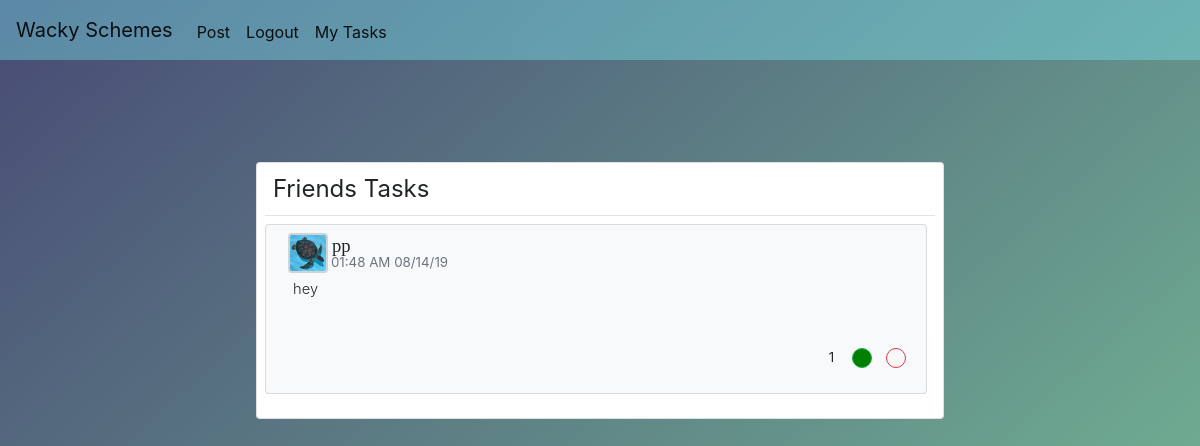
Page / (signed in) on the earlier database version.
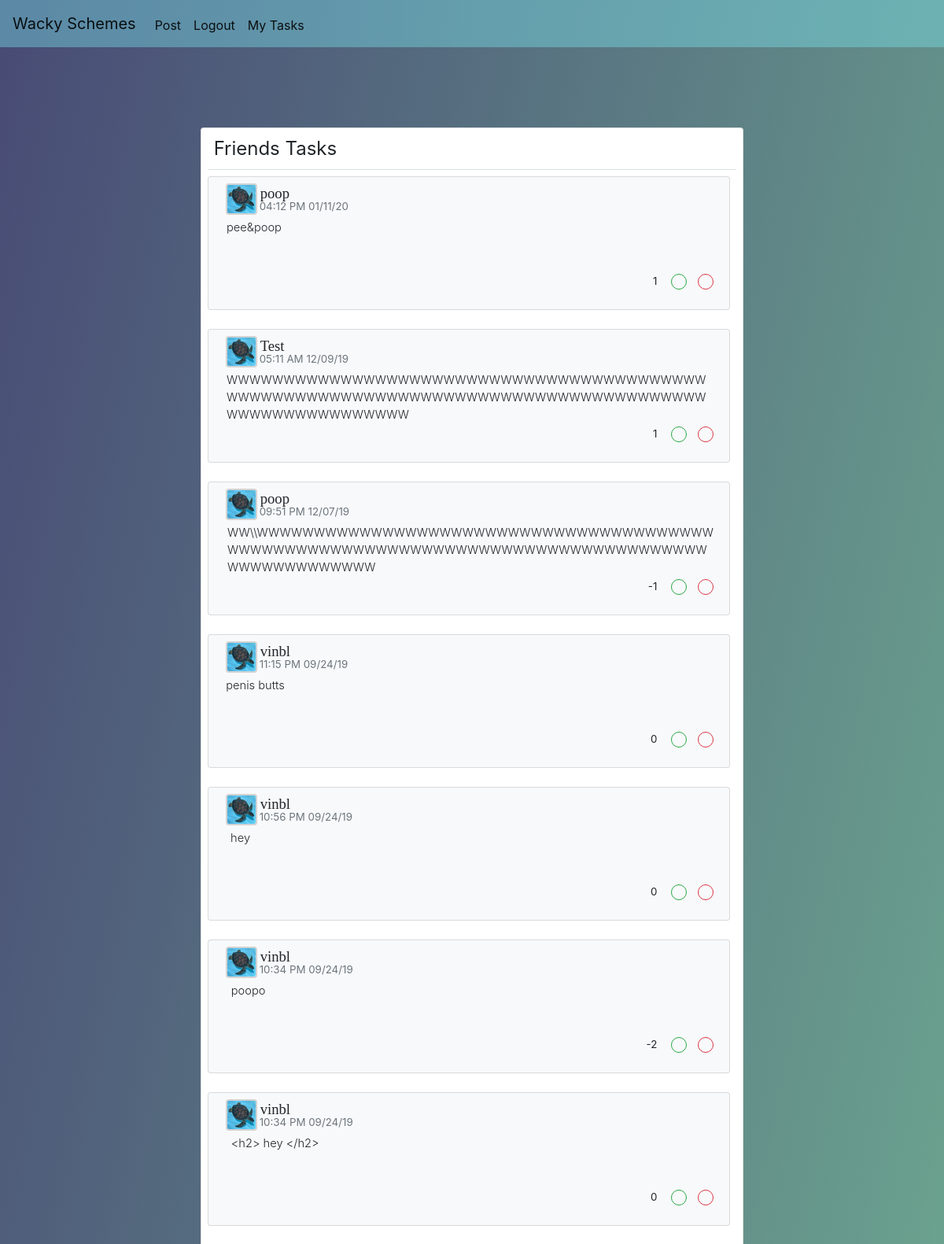
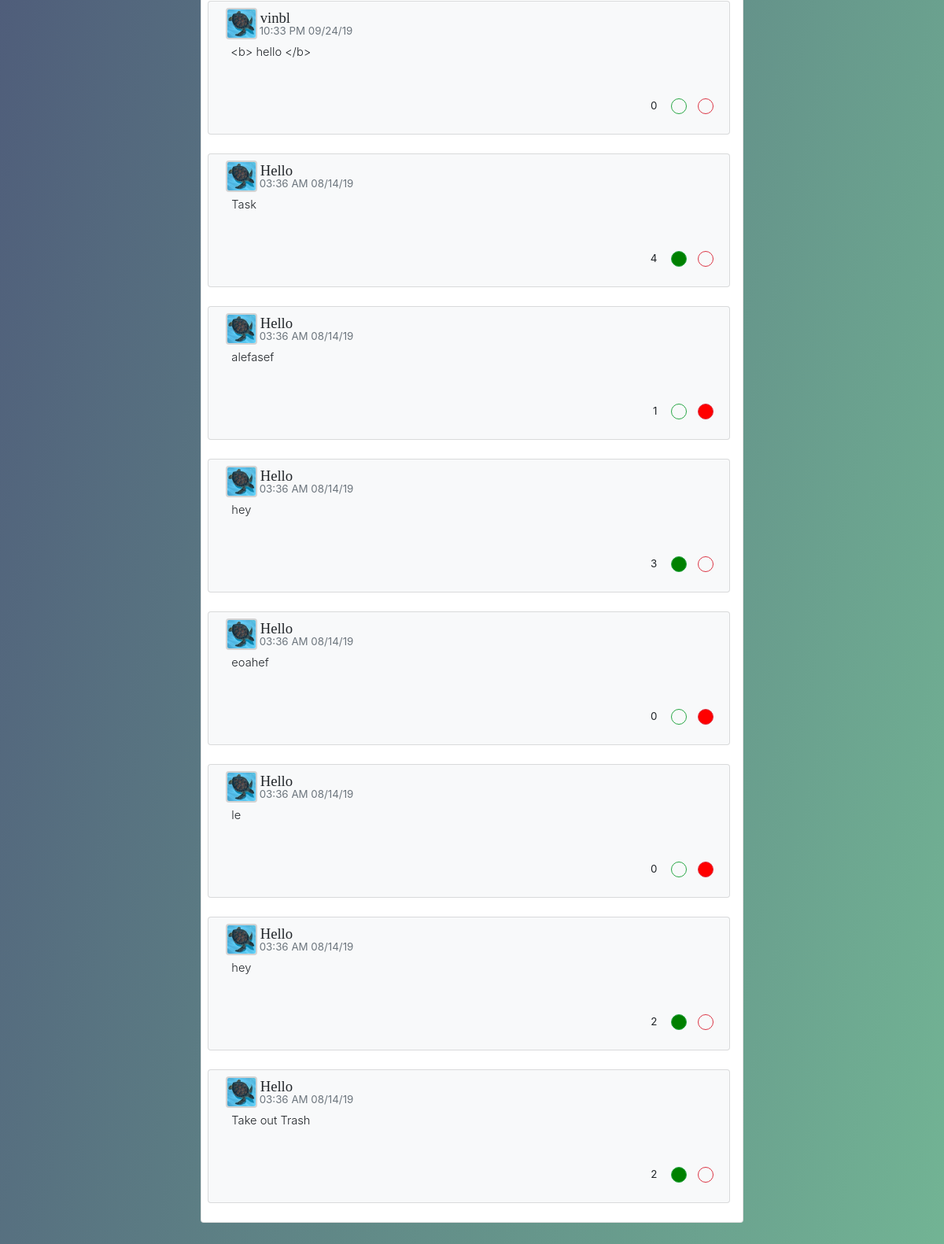
Same page on the later database version (2 pictures, top to bottom).
### mainapp/models.py (models this page shows, shortened)
class Post(db.Model):
    id = db.Column(db.Integer, primary_key=True)
    title = db.Column(db.String(100), nullable=False)
    content = db.Column(db.String(500), nullable=False)
    user_id = db.Column(db.Integer, db.ForeignKey('user.id'), nullable=False)
    date_posted = db.Column(db.DateTime, nullable=False, default=datetime.utcnow)
    comments = db.relationship('Comment', backref='comments', lazy=True)
    likes = db.Column(db.Integer, nullable=False, default=0)

class User(db.Model, UserMixin):
    id = db.Column(db.Integer, primary_key=True)
    username = db.Column(db.String(20), unique=True, nullable=False )
    email = db.Column(db.String(120), unique=True, nullable=False)
    password = db.Column(db.String(60), nullable=False)
    image_file = db.Column(db.String(20), nullable=False, default='dflt.jpg')
    posts = db.relationship('Post', backref='author', lazy=True)
    likes = db.relationship('Likes', backref='liker', lazy=True)
    comments = db.relationship('Comment', backref='commentor', lazy=True)

### mainapp/routes.py (the view, shortened to what this page needs)
@app.route('/', methods=['GET', 'POST'])
def home():
    if not current_user.is_authenticated:
        return redirect(url_for('login'))
    title = 'Hello'
    localtimes = []
    mytasklocaltimes = []
    if current_user.is_authenticated:
        title = 'Wacky Schemes'
        tasks=Post.query.filter(Post.user_id != current_user.id).all()
        mytasks = Post.query.filter_by(user_id=current_user.id).all()
    else:
        tasks = []
        mytasks=[]
    tasklikes = {}
    if tasks:
        for task in tasks:
            likecount = 0
            likelist = Likes.query.filter(Likes.post_id==task.id).all()
            for like in likelist:
                likecount += like.value
            tasklikes.update({task.id : likecount})
            localtimes.append(datetime_from_utc_to_local(task.date_posted))
    if mytasks:
        for task in mytasks:
            mytasklocaltimes.append(datetime_from_utc_to_local(task.date_posted))
    comment = CommentForm()
    form = CreateTask()
    likes = {}
    if tasks:
        for task in tasks:
            likes.update({task.id : Likes.query.filter(Likes.user_id==current_user.id).filter(Likes.post_id==task.id).first()})
    if mytasks:
        for task in mytasks:
            likes.update({task.id : Likes.query.filter(Likes.user_id==current_user.id).filter(Likes.post_id==task.id).first()})
    return render_template('home.html', tasklikes=tasklikes, title=title, likes=likes, account=current_user, tasks=tasks, mytasklocaltimes=mytasklocaltimes, mytasks=mytasks, form=form,comment=comment, localtimes=localtimes)

### mainapp/models.py (called while the page is built)
@login_manager.user_loader
def load_user(user_id):
    return User.query.get(int(user_id))

### mainapp/routes.py (called while the page is built)
def datetime_from_utc_to_local(utc_datetime):
    now_timestamp = time.time()
    offset = datetime.fromtimestamp(now_timestamp) - datetime.utcfromtimestamp(now_timestamp)
    return utc_datetime + offset

### mainapp/templates/home.html (shortened to what this page needs)
{%extends 'layout.html'%}
{%block content%}
<div class="row">
    <div class="col-sm-1"></div>
  <div class="col-sm-5"></div>
  <div id="maincontent" class="card">
    <legend class="ml-3 mt-2">Friends Tasks</legend>
    <span class="border-bottom ml-2 mb-2 mr-2"></span>
    <div class="mr-4" style="margin-left:-25;">
  {%for task in tasks | reverse %}
  {% if task.content != 'Completed' %}
  {% include 'singlepost.html' %}
  {% endif %}
  {%endfor%}
</div>
</div>
</div>
{%endblock content%}

### mainapp/templates/layout.html (shortened to what this page needs)
<!doctype html>
<html lang="en">
  <head>
    <link rel="stylesheet" href="https://maxcdn.bootstrapcdn.com/bootstrap/4.0.0/css/bootstrap.min.css">
  </head>
  <body>
  <nav class="fixed-top navbar navbar-expand-lg navbar-light" style="background-color:rgba(124, 230, 241, 0.4)">
    <a class="navbar-brand" href="{{url_for('home')}}">Wacky Schemes</a>
    <div class="collapse navbar-collapse" id="navbarSupportedContent">
    <ul class="navbar-nav mr-auto mt-1">
      {% if current_user.is_authenticated %}
      <li class="nav-item active" style="">
        <a class="nav-link navtext" href="{{url_for('newpost')}}">Post<span class="sr-only">(current)</span></a>
      </li>
      <li class="nav-item active">
        <a class="nav-link navtext" href="{{url_for('logout')}}">Logout<span class="sr-only">(current)</span></a>
      </li>
      <li class="nav-item active">
        <a class="nav-link navtext" href="{{url_for('account', account_id=current_user.id)}}">My Tasks<span class="sr-only">(current)</span></a>
      </li>
      {% endif %}
    <ul>
    </div>
  </nav>
    <div class="container mt-4">
      {%block content%}
      {%endblock %}
  </div>
  </body>
</html>

### mainapp/templates/singlepost.html
<div class="card ml-2 bg-light mb-4 post " id='tasksection{{task.id}}'style=" width:100%; ">
  <div class="card-body" style="margin-left: -30px; margin-top:-7px;">
    <div class="row ml-2" style="margin-top: -5px;">
      <img src="{{url_for('static', filename='pfps/'+task.author.image_file)}}" class="ml-4" style="border: 2px solid lightgrey; border-radius:10%; width:40px; height: 40px;" alt="">
      <h5 class="ml-1">
        <a style="font-size: 14pt;color:inherit; text-decoration:none; font-family: Calibri;"href="{{url_for('account', account_id=task.author.id)}}">{{task.author.username}}
        </a>
      </h5>
        </div>
        <p class="text-muted float-left" style="font-size:10pt; margin-top:-20px; margin-left:75px; ">{{localtimes[tasks.index(task)].strftime('%I:%M %p %x')}}</p>
    <div class="row float-left" style="margin-top:-10px;">
      <ul class=""style="margin-left:-10px; list-style-type:none; display:flex; flex-direction: row;">
        <li style="height:50px; width:440px;"class="font-weight-normal">
          <p style="font-size:11pt; " class="posttext font-weight-light">
          <a class="" href="{{url_for('post', post_id=task.id)}}" style=" color:inherit; text-decoration:none;">
            {{task.title}}
          </a>
          </p>
        </li>
    </ul>
    <ul class='upvotebuttons'style="position:absolute;  right:20px;  list-style-type:none; display: flex; flex-direction:row">
      <li>
        <li>
        <p class="mr-2" id="like{{task.id}}" style="margin-top:3px; font-size:10pt;">{{tasklikes[task.id]}}</p>
      </li>
      {%if likes[task.id].value == 1 %}
      <li>
        <a href="#" class="mr-1 btn btn-outline-success btn-sm upvotebutton" value="1" id="upvote{{task.id}}" task_id="{{task.id}}" style="background-color:green; height:20px; width:20px; border-radius:50%; text-decoration:none; color:green;" ></a>
      </li>
      <li>
        <a href="#" class="downvotebutton btn btn-sm btn-outline-danger" value="0" id="downvote{{task.id}}" task_id="{{task.id}}" style="height:20px; width:20px; border-radius:50%; text-decoration: none; color: red" ></a>
      </li>
      {% elif likes[task.id].value == -1 %}
      <li>
        <a href="#" class="mr-1 btn btn-outline-success btn-sm upvotebutton" value="0" id="upvote{{task.id}}" task_id="{{task.id}}" style="height:20px; width:20px; border-radius:50%; text-decoration:none; color:green;" ></a>
      </li>
      <li>
        <a href="#" class="downvotebutton btn btn-sm btn-outline-danger" value="-1" id="downvote{{task.id}}" task_id="{{task.id}}" style="background-color: red; height:20px; width:20px; border-radius:50%; text-decoration: none; color: red" ></a>
      </li>
      {% else %}
      <li>
        <a href="#" class="mr-1 btn btn-outline-success btn-sm upvotebutton" value="0" id="upvote{{task.id}}" task_id="{{task.id}}" style="height:20px; width:20px; border-radius:50%; text-decoration:none; color:green;" ></a>
      </li>
      <li>
        <a href="#" class="downvotebutton btn btn-sm btn-outline-danger" value="0" id="downvote{{task.id}}" task_id="{{task.id}}" style="height:20px; width:20px; border-radius:50%; text-decoration: none; color: red" ></a>
      </li>
      {% endif %}
    </ul>
  </div>
  </div>
</div>

### mainapp/templates/layout.html (style rules this page uses)
html, body { max-width: 100%; overflow-x: hidden; }
body { height: 100vh; background: linear-gradient(to bottom right, rgb(72, 75, 117), rgb(126, 210, 157)); }

### mainapp/templates/home.html (style rules this page uses)
.card-body ul li { margin-left: 10px; }
#maincontent { margin-left: 600px; margin-top: 5%; margin-bottom: 5%; }
.post { height:170px; }
.upvotebuttons { top: 120px; }
@media (max-width: 1500px ) { #maincontent { width: auto; margin: auto; margin-top: 12%; margin-bottom: 12%; } }
@media (max-width: 1500px ) { .posttext { margin-left: -180px; margin-top:15px; } }

Differences in the rows shown:
no longer on this page (row edited): Post: image_file (picture), author.username "pp", localtimes "01:48 AM 08/14/19", title "hey", tasklikes "1"
added Post: image_file (picture), author.username "poop", localtimes "04:12 PM 01/11/20", title "pee&poop", likes "1"
added Post: image_file (picture), author.username "Test", localtimes "05:11 AM 12/09/19", title "WWWWWWWWWWWWWWWWWWWWWWWWWWWWWWWWWWWWWWWWWWWWWWWWWWWWWWWWWWWWWWWWWWWWWWWWWWWWWWWWWWWWWWWWWWWWWWWWWWWW", tasklikes "1"
added Post: image_file (picture), author.username "poop", localtimes "09:51 PM 12/07/19", title "WW\\\\WWWWWWWWWWWWWWWWWWWWWWWWWWWWWWWWWWWWWWWWWWWWWWWWWWWWWWWWWWWWWWWWWWWWWWWWWWWWWWWWWWWWWWWWWWWWWWW", tasklikes "-1"
added Post: image_file (picture), author.username "vinbl", localtimes "11:15 PM 09/24/19", title "penis butts", tasklikes "0", {{ task.id }} 20 (drawn)
added Post: image_file (picture), author.username "vinbl", localtimes "10:56 PM 09/24/19", title "hey", tasklikes "0"
added Post: image_file (picture), author.username "vinbl", localtimes "10:34 PM 09/24/19", title "poopo", tasklikes "-2"
added Post: image_file (picture), author.username "vinbl", localtimes "10:34 PM 09/24/19", title "<h2> hey </h2>", tasklikes "0"
added Post: image_file (picture), author.username "vinbl", localtimes "10:33 PM 09/24/19", title "<b> hello </b>", likes "0"
added Post: image_file (picture), author.username "Hello", localtimes "03:36 AM 08/14/19", title "Task", tasklikes "4"
added Post: {{ task.id }} 10 (drawn), image_file (picture), author.username "Hello", localtimes "03:36 AM 08/14/19", title "alefasef", likes "1"
added Post: image_file (picture), author.username "Hello", localtimes "03:36 AM 08/14/19", title "hey", tasklikes "3"
added Post: image_file (picture), author.username "Hello", localtimes "03:36 AM 08/14/19", title "eoahef", tasklikes "0"
added Post: image_file (picture), author.username "Hello", localtimes "03:36 AM 08/14/19", title "le", tasklikes "0"
added Post: image_file (picture), author.username "Hello", localtimes "03:36 AM 08/14/19", title "hey", likes "2"
added Post: image_file (picture), author.username "Hello", localtimes "03:36 AM 08/14/19", title "Take out Trash", likes "2"
